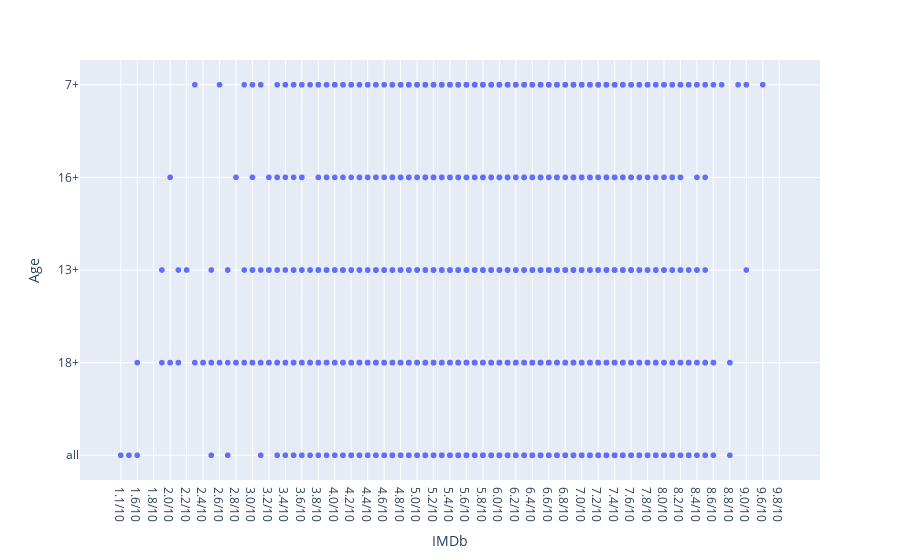

The notebook cell saved with this chart:
### Markdown cell above
There is no clear relation between movie runtime and its rating. As it can be seen from the graph all categories of duration have either bad or good marks. Therefore there is correlation between these parameters.

### Code cell
age = data.sort_values(by="IMDb")
fig = px.scatter(age, y="Age", x="IMDb")
fig.show()
fig.write_html("fig.html")

### Figure 1 — Plotly figure (JSON) as saved in the notebook; plotly's stock layout.template omitted (floating-point values rounded to 4 significant figures; data arrays with more than 128 entries replaced by an {"elided": "..."} marker saying what was removed)
{"data": [{"hovertemplate": "IMDb=%{x}<br>Age=%{y}<extra></extra>", "legendgroup": "", "marker": {"color": "#636efa", "symbol": "circle"}, "mode": "markers", "name": "", "showlegend": false, "x": {"elided": "9515 str values"}, "xaxis": "x", "y": {"elided": "9515 str values"}, "yaxis": "y", "type": "scattergl"}], "layout": {"xaxis": {"anchor": "y", "domain": [0.0, 1.0], "title": {"text": "IMDb"}}, "yaxis": {"anchor": "x", "domain": [0.0, 1.0], "title": {"text": "Age"}}, "legend": {"tracegroupgap": 0}, "margin": {"t": 60}}}
